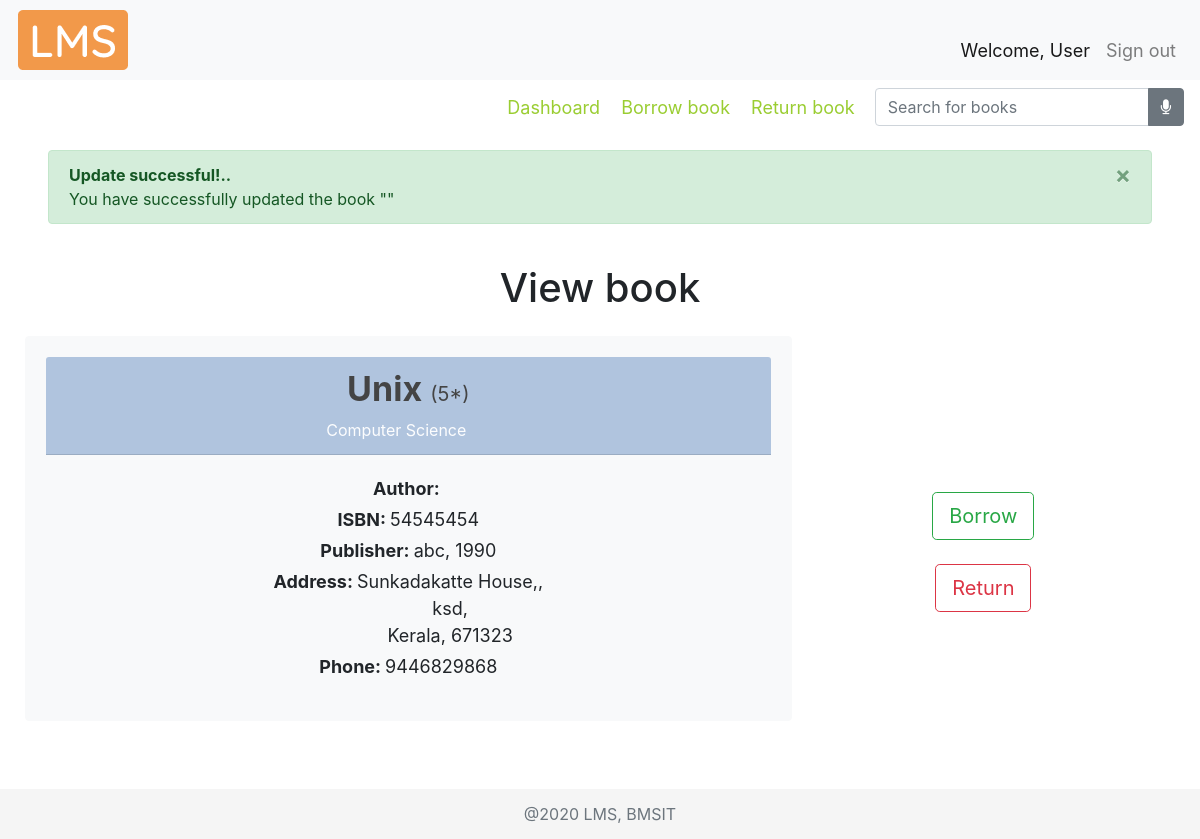
The app's page /viewbook/3/, older data.
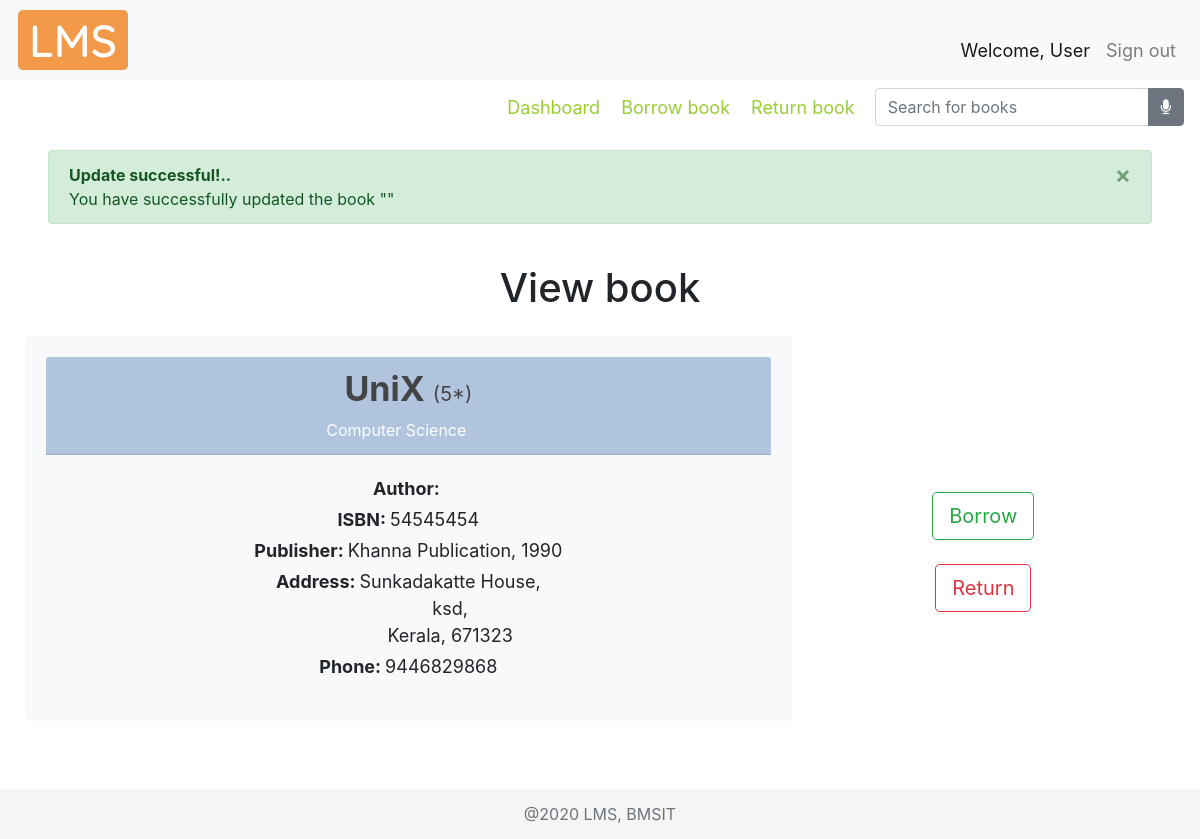
The same page, newer data.
### libraryApp/models.py (models this page shows, shortened)
class BOOK(models.Model):
    bookTitle = models.CharField(max_length=50)
    genre = models.CharField(max_length=30, null=True)
    pubYear = models.CharField(max_length=4, null=True)
    isbn = models.CharField(max_length=13, null=True)
    librarianID = models.ForeignKey(
        LIBRARIAN, null=True, on_delete=models.SET_NULL)
    pubID = models.ForeignKey(PUBLISHER, null=True, on_delete=models.CASCADE)
    authorID = models.ManyToManyField(AUTHOR)

class PUBLISHER(models.Model):
    pubName = models.CharField(max_length=30)
    streetAddr = models.CharField(max_length=50)
    district = models.CharField(max_length=20)
    state = models.CharField(max_length=20)
    pinCode = models.CharField(max_length=6)
    phoneNum = models.CharField(max_length=10)

### libraryApp/views.py (the view)
# urls.py: path('viewbook/<str:bookID>/', views.viewBook, name="viewbook"),
def viewBook(request, bookID):
    viewBook = 'libraryApp/view_book.html'
    myFilter = BookFilter(request.GET, queryset=BOOK.objects.all())
    books = myFilter.qs
    book = BOOK.objects.get(id=bookID)
    pub = PUBLISHER.objects.filter(book__id__contains=book.id).first()
    stock = STOCK.objects.filter(bookID__id=book.id).first()
    authors = AUTHOR.objects.filter(book__id=book.id)
    authorList = []
    authorIDList = []
    for a in authors.all():
        if a not in authorList: #loic to check redundancy
            authorList.append(a)
            authorIDList.append(a.id)
    authorString = ', '.join(map(str, authorList))
    bookObject = tempBook(None, book.bookTitle, book.id, book.genre, pub.id, pub.pubName, book.pubYear, authorIDList, authorString, book.isbn, stock.bookCopies)
    context = {
        "book" : bookObject,
        "pub" : pub,
        "myFilter" : myFilter
    }
    return render(request, viewBook, context)

### libraryApp/templates/libraryApp/view_book.html (shortened to what this page needs)
{% extends 'libraryApp/main.html' %}
{% load static %}
{% block content %}
<div>
    <h1 class="text-center">
        View book
     </h1>
</div>
<div class="row align-items-center viewBook mt-4">
    <div class="card card-body border-light bg-light col-md-8">
        <div class="card-header text-center cardHead">
            <div class="row justify-content-center">
                <h3 class="font-weight-bold bookTitle">
                    {{book.bookTitle}} <span class="small">({{book.stock}}*)</span>
                </h3>
            </div>
            <div class="row justify-content-center">
                <div class="bookCopy mr-4">
                    {{book.genre}}
                </div>
            </div>
        </div>
        <div class="card-body text-center bodyText">
            <div class="row justify-content-center">
                <strong class="pr-1">Author:</strong> {{book.author}}
            </div>
            <div class="row justify-content-center pt-1">
                <strong class="pr-1">ISBN:</strong> {{book.isbn}}
            </div>
            <div class="row justify-content-center pt-1">
                <strong class="pr-1">Publisher:</strong> {{book.pubName}},
                {{book.pubYear}}
            </div>
            <div class="row justify-content-center pt-1">
                <strong class="pr-1">Address:</strong> {{pub.streetAddr}},<br> {{pub.district}},<br> {{pub.state}}, {{pub.pinCode}}
            </div>
            <div class="row justify-content-center pt-1">
                <strong class="pr-1">Phone:</strong> {{pub.phoneNum}}
            </div>
        </div>
    </div>
    <div class="col-md-4 mt-5">
        <div class="row justify-content-center">
            <a href="{% url 'dashboard' %}"><button type="button" class="btn btn-outline-success btn-lg" data-toggle="tooltip" data-placement="right"
                title="Click here to borrow the book">Borrow</button></a>
        </div>
        <br>
        <div class="row justify-content-center">
            <a href="{% url 'dashboard' %}"><button type="button" class="btn btn-outline-danger btn-lg" data-toggle="tooltip" data-placement="right"
                title="Click here to return the book">Return</button></a>
        </div>
    </div>
</div>
<br>
{% endblock %}

### libraryApp/templates/libraryApp/main.html (shortened to what this page needs)
{% load static %}
<!DOCTYPE html>
<html lang="en">
<head>
  <link rel="stylesheet" href="https://stackpath.bootstrapcdn.com/bootstrap/4.3.1/css/bootstrap.min.css"
>
  <link rel="stylesheet" href="https://stackpath.bootstrapcdn.com/font-awesome/4.7.0/css/font-awesome.min.css">
  <link rel="stylesheet" href="{% static '/css/main.css' %}">
</head>
<body>
  {% include 'libraryApp/navbar.html' %}
  <div class="alert alert-success alert-dismissible fade show ml-5 mr-5 mt-3" role="alert">
    <strong>Update successful!..</strong><br> You have successfully updated the book ""
    <button type="button" class="close" data-dismiss="alert" aria-label="Close">
      <span aria-hidden="true">&times;</span>
    </button>
  </div>
  <br>
  <div class="container-fluid">
    {% block content %}
    {% endblock %}
  </div>
  <br>
  <footer class="footer">
    <div class="container text-center">
      <span class="text-muted">@2020 LMS, BMSIT</span>
    </div>
  </footer>
</body>
</html>

### libraryApp/templates/libraryApp/navbar.html (shortened to what this page needs)
{% load static %}
<nav class="navbar navbar-expand-lg navbar-light bg-light align-items-end">
  <img class="logo" src="{% static '/img/lms.png' %}" alt="" >
<div class="collapse navbar-collapse" id="navbarNavAltMarkup">
  <div class="navbar-nav navbar-right ml-auto">
    <a class="nav-item nav-link active welcomeMsg" href="#">Welcome, User<span class="sr-only">(current)</span></a>
    <a class="nav-item nav-link welcomeMsg" href="{% url 'signin' %}">Sign out</a>
  </div>
</div>
</nav>
<nav class="navbar">
    <div class="navbar-nav mySubMenu ml-auto">
      <nav>
      {% if dbActive == True %}
        <a class="text-muted" href="{% url 'dashboard' %}">Dashboard</a>
        <a href="{% url 'borrowbook' %}">Borrow book</a>
        <a href="{% url 'returnbook' %}">Return book</a>
      {% elif bbActive == True %}
        <a href="{% url 'dashboard' %}">Dashboard</a>
        <a class="text-muted" href="{% url 'borrowbook' %}">Borrow book</a>
        {% comment %} Manage book {% endcomment %}
        <a href="{% url 'returnbook' %}">Return book</a>
      {% elif rbActive == True %}
        <a href="{% url 'dashboard' %}">Dashboard</a>
        <a href="{% url 'borrowbook' %}">Borrow book</a>
        <a class="text-muted" href="{% url 'returnbook' %}">Return book</a>
      {% else %}
        <a href="{% url 'dashboard' %}">Dashboard</a>
        <a href="{% url 'borrowbook' %}">Borrow book</a>
        <a href="{% url 'returnbook' %}">Return book</a>
      {% endif %}
      </nav>
    </div>
    <form class="form-inline">
      <div class="input-group">
            <input type="text" class="form-control" placeholder="Search for books">
            <div class="input-group-append">
                <button class="btn btn-secondary" type="button">
                    <i class="fa fa-microphone"></i>
                </button>
            </div>
        </div>
    </form>
  </nav>

### static/css/main.css (style rules this page uses)
html { position: relative; min-height: 100%; }
body { margin-bottom: 60px; background-color: #fff; }
.footer { position: absolute; bottom: 0; width: 100%; height: 50px; line-height: 50px; background-color: #f5f5f5; }
.mySubMenu { margin-right: 10px; padding: 2px; font-size: large; }
.mySubMenu a { padding-left: 8px; padding-right: 8px; color: yellowgreen; }

### libraryApp/templates/libraryApp/navbar.html (style rules this page uses)
.welcomeMsg { font-size: 18px; color: #555555; }
.logo { margin: 2px; }

### libraryApp/templates/libraryApp/view_book.html (style rules this page uses)
.viewBook { margin: 10px; }
.bookTitle { font-size: 34px; color: #444444; }
.cardHead { background-color: lightsteelblue; }
.bookCopy { color: #fffffff6; }
.small { font-size: 20px; }
.bodyText { font-size: 18px; }

Row changes from the older to the newer data that the page shows:
changed BOOK "Computer Science": bookTitle "Unix" → "UniX"
changed PUBLISHER "ksd": pubName "abc" → "Khanna Publication"; streetAddr "Sunkadakatte House," → "Sunkadakatte House"
